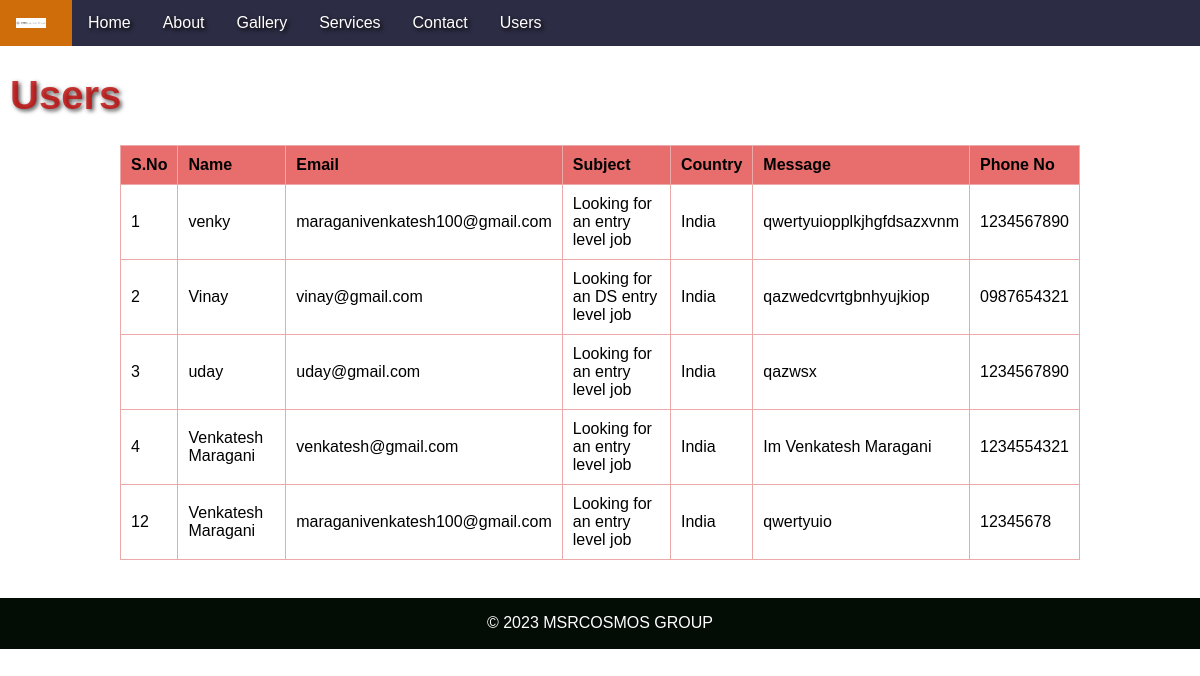
The page /FP_App/users/ on the database its author committed.
### FP_App/models.py (models this page shows, shortened)
class Contact(models.Model):
    full_name = models.CharField(max_length=100)
    email = models.EmailField()
    subject = models.CharField(max_length=200)
    message = models.TextField()
    country = models.CharField(max_length=30)
    ph = models.CharField(max_length=13)
    created_at = models.DateTimeField(auto_now_add=True)
    updated_at = models.DateTimeField(auto_now=True)
    from django.db import models

### FP_App/views.py (the view)
# urls.py: path('users/',views.users,name='Users'),
def users(request):
    users=models.Contact.objects.all()
    return render(request,'FP_App/users.html',{'users': users})

### templates/FP_App/users.html (shortened to what this page needs)
{% include 'FP_App/nav.html' %}
{%load static%}
<!DOCTYPE html>
<html lang="en">
<head>
    <link rel="stylesheet" href="{% static 'css/style1.css'%}">
</head>
<body>
    <h1 class="h3" style="font-size: 40px">Users</h1>
    <div>
        {% if users %}
        <table>
            <thead>
                <tr>
                    <th>S.No</th>
                    <th>Name</th>
                    <th>Email</th>
                    <th>Subject</th>
                    <th>Country</th>
                    <th>Message</th>
                    <th>Phone No</th>
                </tr>
            </thead>
            <tbody>
                {% for user in users %}
                    <tr>
                        <td>{{ user.id }}</td>
                        <td>{{ user.full_name }}</td>
                        <td>{{ user.email }}</td>
                        <td>{{ user.subject }}</td>
                        <td>{{ user.country }}</td>
                        <td>{{ user.message }}</td>
                        <td>{{ user.ph }}</td>
                    </tr>
                {% endfor %}
            </tbody>
        </table>
        {% else %}
            <h2>No Users </h2>
        {% endif%}
    </div>
</body>
<footer >
    <p>&copy; 2023 MSRCOSMOS GROUP</p>
</footer>
</html>

### templates/FP_App/nav.html (shortened to what this page needs)
<!DOCTYPE html>
{%load static%}
<html lang="en">
<head>
</head>
<body>
    <div class="navbar">
        <a href="/FP_App/home"><img src="{% static 'images/MSR Cosmos Group.jpg' %}" class="logo-dark" alt="MSRcosmos" width="800" height="10" loading="eager">
        </a>
        <a href="{% url 'Home'%}">Home</a>
        <a href="{% url 'About'%}">About</a>
        <a href="{% url 'Gallery'%}">Gallery</a>
        <a href="{% url 'Services'%}">Services</a>
        <a href="{% url 'Contact'%}">Contact</a>
        <a href="{% url 'Users'%}">Users</a>
    </div>
</body>
</html>

### static/css/style1.css (style rules this page uses)
body { margin: 0; padding: 0; font-family: Arial, sans-serif; }
.navbar { background-color: rgba(1, 1, 29, 0.826); overflow: hidden; }
.navbar a { float:left; display: block; color: rgb(255, 255, 255); text-align: center; padding: 14px 16px; text-decoration: none; }
.navbar a img { width: 30px; height: 30; background-color: transparent !important; margin-right: 10px; }
.h3 { font-size: 30px; color: #c10b0bce; padding-left: 10px; font-weight: bold; text-shadow: 2px 2px 4px rgba(0, 0, 0, 0.666); }
footer { text-align: center; padding: 0.5px; background-color: #000903fb; color: #fff; }

### templates/FP_App/nav.html (style rules this page uses)
body { margin: 0; padding: 0; font-family: Arial, sans-serif; }
.navbar { background-color: rgba(1, 1, 29, 0.826); overflow: hidden; position: sticky; }
.navbar a { float:left; display: block; color: rgb(255, 255, 255); text-align: center; padding: 14px 16px; text-decoration: none; text-shadow: 2px 2px 4px rgb(0, 0, 0) }
.navbar a img { width: 30px; height: 30; background-color: transparent !important; margin-right: 10px; }

### templates/FP_App/users.html (style rules this page uses)
table { width: 80%; border-collapse: collapse; margin: 20px auto; }
table, th, td { border: 1px solid #eba9a9; }
th, td { padding: 10px; text-align: left; }
th { background-color: #e86d6d; }

### rows shown on the page
Contact: id "1", full_name "venky", email "maraganivenkatesh100@gmail.com", subject "Looking for an entry level job", country "India", message "qwertyuiopplkjhgfdsazxvnm", ph "1234567890"
Contact: id "2", full_name "Vinay", email "vinay@gmail.com", subject "Looking for an DS entry level job", country "India", message "qazwedcvrtgbnhyujkiop", ph "0987654321"
Contact: id "3", full_name "uday", email "uday@gmail.com", subject "Looking for an entry level job", country "India", message "qazwsx", ph "1234567890"
Contact: id "4", full_name "Venkatesh Maragani", email "venkatesh@gmail.com", subject "Looking for an entry level job", country "India", message "Im Venkatesh Maragani", ph "1234554321"
Contact: id "12", full_name "Venkatesh Maragani", email "maraganivenkatesh100@gmail.com", subject "Looking for an entry level job", country "India", message "qwertyuio", ph "12345678"
